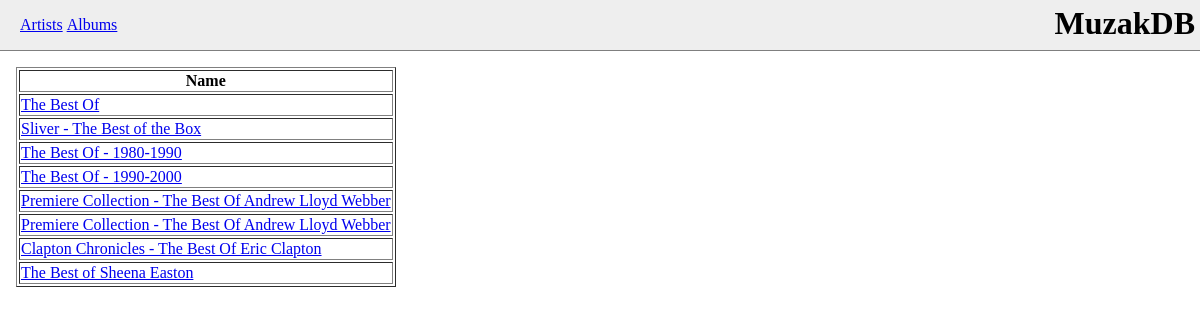
The app's page /php/searchalbums.php?albumname=The Best Of with its own data.
### tables this page shows
CREATE TABLE albums (
	id int AUTO_INCREMENT,
	artist_id int NOT NULL,
	title varchar(255) NOT NULL,
	year date,
	PRIMARY KEY(id),
	UNIQUE KEY (artist_id, title),
	FOREIGN KEY (artist_id) REFERENCES artists (id)
);

### php/searchalbums.php (the view, shortened to what this page needs)
<?php
require 'header.php';
$albums = mysqli_query($con,"SELECT * FROM albums WHERE title LIKE
'%{$_GET['albumname']}%'") or die('Query error: '.mysqli_error($con));
echo "<table border='1'>
<tr>
<th>Name</th>
</tr>";
while($row = mysqli_fetch_array($albums)) {
  echo "<tr>";
  echo "<td><a href=\"viewalbum.php?albumid={$row['id']}\">{$row['title']}</a></td>";
  echo "</tr>";
}
echo "</table>";
require 'footer.php';
?>

### php/header.php (style rules this page uses)
html, body { padding: 0; margin: 0; }

### records on screen
albums: title "The Best Of"
albums: title "Sliver - The Best of the Box"
albums: title "The Best Of - 1980-1990"
albums: title "The Best Of - 1990-2000"
albums: title "Premiere Collection - The Best Of Andrew Lloyd Webber"
albums: title "Premiere Collection - The Best Of Andrew Lloyd Webber"
albums: title "Clapton Chronicles - The Best Of Eric Clapton"
albums: title "The Best of Sheena Easton"
